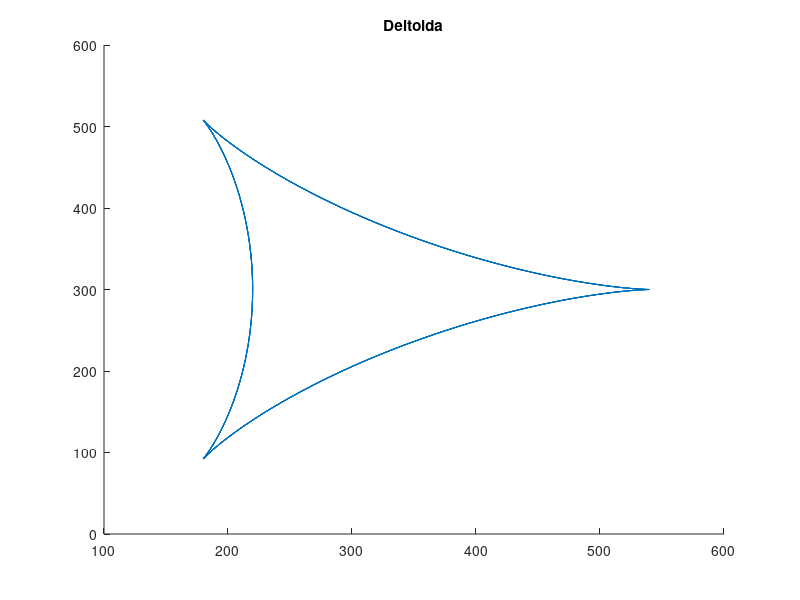

This figure's MATLAB source:
%% Deltoida

%% Inicijalizacija

clear all
close all
clc

%%

% alfa = 0:.1:3*pi/2; % otvorena
alfa = 0:.1:10*pi; % zatvorena
a = 80; % poluprecnik
k = 3; % broj "vrhova", sa 4 lici na astroidu
x = a*(k-1)*cos(alfa)+a*cos((k-1)*alfa)+300;
y = a*(k-1)*sin(alfa)-a*sin((k-1)*alfa)+300;
figure
title('Deltoida')
line(x,y)
